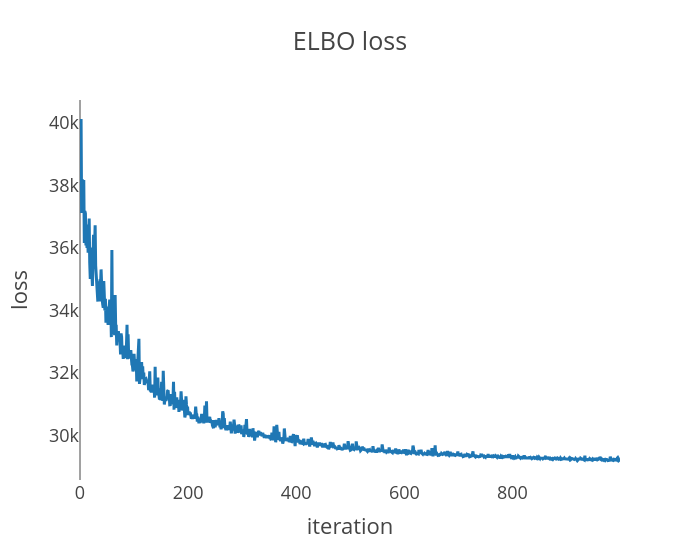
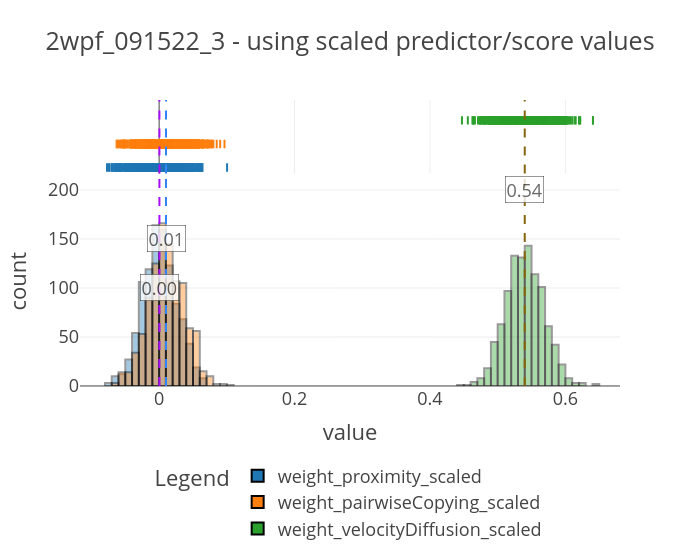
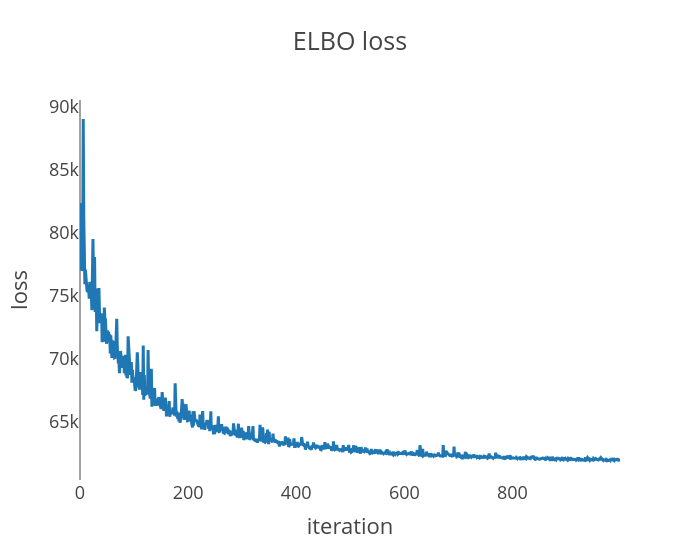
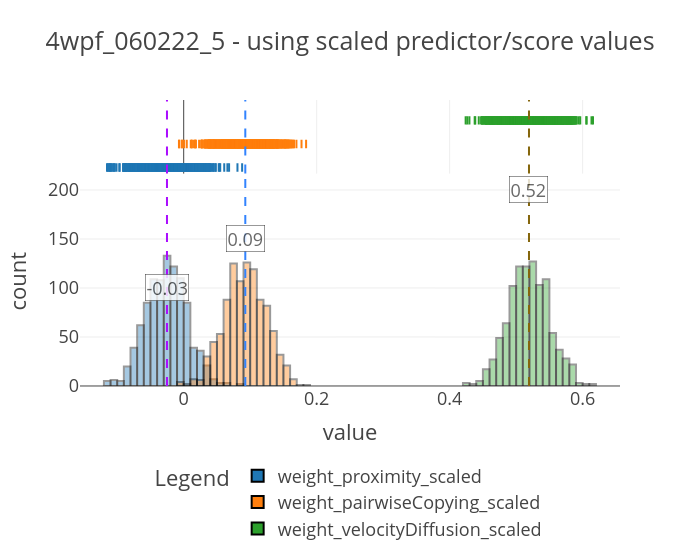

The notebook cell saved with these charts, in order:
### Code cell
for exp in exp_names:
    print("-"*50)
    print(f"Starting inference : {exp}")
    print("-"*50)
    predictors, score = get_tensors_for_inference(
        exp_wise_derivedDF[exp], predictor_names=predictor_names, score_names=score_names
    )
    plot_density(predictors, score, exp)
    
    model = FishModel(predictors, score)
    guide, samples = run_svi_and_get_samples(
        model, predictors, score, verbose=True, num_samples=1000, num_svi_iters=1000
    )
    ft.plot_coefs(samples, f"{exp} - using scaled predictor/score values", nbins=100)

    evaluate_performance(
        model, guide, predictors, score, num_samples=100, sampling_fraction=0.5
    )

    #save samples to dict
    coefficients_scaled[exp] = samples

### Figure 1 — Plotly figure (JSON) as saved in the notebook; plotly's stock layout.template omitted (floating-point values rounded to 4 significant figures; data arrays with more than 128 entries replaced by an {"elided": "..."} marker saying what was removed)
{"data": [{"hovertemplate": "x=%{x}<br>y=%{y}<extra></extra>", "legendgroup": "", "line": {"color": "#1F77B4", "dash": "solid"}, "marker": {"symbol": "circle"}, "mode": "lines", "name": "", "orientation": "v", "showlegend": false, "type": "scatter", "x": {"elided": "1000 int values"}, "xaxis": "x", "y": {"elided": "1000 float values"}, "yaxis": "y"}], "layout": {"legend": {"tracegroupgap": 0}, "title": {"text": "ELBO loss"}, "width": 700, "xaxis": {"anchor": "y", "domain": [0, 1], "showgrid": false, "title": {"text": "iteration"}}, "yaxis": {"anchor": "x", "domain": [0, 1], "showgrid": false, "title": {"text": "loss"}}}}

### Figure 2 — Plotly figure (JSON) as saved in the notebook; plotly's stock layout.template omitted (floating-point values rounded to 4 significant figures; data arrays with more than 128 entries replaced by an {"elided": "..."} marker saying what was removed)
{"data": [{"alignmentgroup": "True", "bingroup": "x", "hovertemplate": "coefficient=weight_proximity_scaled<br>value=%{x}<br>count=%{y}<extra></extra>", "legendgroup": "weight_proximity_scaled", "marker": {"color": "#1F77B4", "line": {"color": "Black", "width": 2}, "opacity": 0.4, "pattern": {"shape": ""}}, "name": "weight_proximity_scaled", "nbinsx": 100, "offsetgroup": "weight_proximity_scaled", "orientation": "v", "showlegend": true, "type": "histogram", "x": {"elided": "1000 float values"}, "xaxis": "x", "yaxis": "y"}, {"alignmentgroup": "True", "boxpoints": "all", "fillcolor": "rgba(255,255,255,0)", "hoveron": "points", "hovertemplate": "coefficient=weight_proximity_scaled<br>value=%{x}<extra></extra>", "jitter": 0, "legendgroup": "weight_proximity_scaled", "line": {"color": "rgba(255,255,255,0)"}, "marker": {"color": "#1F77B4", "line": {"color": "Black", "width": 2}, "symbol": "line-ns-open"}, "name": "weight_proximity_scaled", "offsetgroup": "weight_proximity_scaled", "showlegend": false, "type": "box", "x": {"elided": "1000 float values"}, "xaxis": "x2", "yaxis": "y2"}, {"alignmentgroup": "True", "bingroup": "x", "hovertemplate": "coefficient=weight_pairwiseCopying_scaled<br>value=%{x}<br>count=%{y}<extra></extra>", "legendgroup": "weight_pairwiseCopying_scaled", "marker": {"color": "#FF7F0E", "line": {"color": "Black", "width": 2}, "opacity": 0.4, "pattern": {"shape": ""}}, "name": "weight_pairwiseCopying_scaled", "nbinsx": 100, "offsetgroup": "weight_pairwiseCopying_scaled", "orientation": "v", "showlegend": true, "type": "histogram", "x": {"elided": "1000 float values"}, "xaxis": "x", "yaxis": "y"}, {"alignmentgroup": "True", "boxpoints": "all", "fillcolor": "rgba(255,255,255,0)", "hoveron": "points", "hovertemplate": "coefficient=weight_pairwiseCopying_scaled<br>value=%{x}<extra></extra>", "jitter": 0, "legendgroup": "weight_pairwiseCopying_scaled", "line": {"color": "rgba(255,255,255,0)"}, "marker": {"color": "#FF7F0E", "line": {"color": "Black", "width": 2}, "symbol": "line-ns-open"}, "name": "weight_pairwiseCopying_scaled", "offsetgroup": "weight_pairwiseCopying_scaled", "showlegend": false, "type": "box", "x": {"elided": "1000 float values"}, "xaxis": "x2", "yaxis": "y2"}, {"alignmentgroup": "True", "bingroup": "x", "hovertemplate": "coefficient=weight_velocityDiffusion_scaled<br>value=%{x}<br>count=%{y}<extra></extra>", "legendgroup": "weight_velocityDiffusion_scaled", "marker": {"color": "#2CA02C", "line": {"color": "Black", "width": 2}, "opacity": 0.4, "pattern": {"shape": ""}}, "name": "weight_velocityDiffusion_scaled", "nbinsx": 100, "offsetgroup": "weight_velocityDiffusion_scaled", "orientation": "v", "showlegend": true, "type": "histogram", "x": {"elided": "1000 float values"}, "xaxis": "x", "yaxis": "y"}, {"alignmentgroup": "True", "boxpoints": "all", "fillcolor": "rgba(255,255,255,0)", "hoveron": "points", "hovertemplate": "coefficient=weight_velocityDiffusion_scaled<br>value=%{x}<extra></extra>", "jitter": 0, "legendgroup": "weight_velocityDiffusion_scaled", "line": {"color": "rgba(255,255,255,0)"}, "marker": {"color": "#2CA02C", "line": {"color": "Black", "width": 2}, "symbol": "line-ns-open"}, "name": "weight_velocityDiffusion_scaled", "offsetgroup": "weight_velocityDiffusion_scaled", "showlegend": false, "type": "box", "x": {"elided": "1000 float values"}, "xaxis": "x2", "yaxis": "y2"}], "layout": {"annotations": [{"bgcolor": "white", "bordercolor": "black", "borderwidth": 0.5, "opacity": 0.8, "showarrow": false, "text": "0.00", "x": 0.0004006, "y": 100}, {"bgcolor": "white", "bordercolor": "black", "borderwidth": 0.5, "opacity": 0.8, "showarrow": false, "text": "0.01", "x": 0.01013, "y": 150}, {"bgcolor": "white", "bordercolor": "black", "borderwidth": 0.5, "opacity": 0.8, "showarrow": false, "text": "0.54", "x": 0.54, "y": 200}], "barmode": "overlay", "legend": {"orientation": "h", "title": {"text": "Legend"}, "tracegroupgap": 0, "x": 0.5, "xanchor": "center", "y": -0.25, "yanchor": "top"}, "shapes": [{"line": {"color": "#AA0DFE", "dash": "dash"}, "name": "Median (0.0004006222006864846)", "type": "line", "x0": 0.0004006, "x1": 0.0004006, "xref": "x", "y0": 0, "y1": 1, "yref": "y domain"}, {"line": {"color": "#AA0DFE", "dash": "dash"}, "name": "Median (0.0004006222006864846)", "type": "line", "x0": 0.0004006, "x1": 0.0004006, "xref": "x2", "y0": 0, "y1": 1, "yref": "y2 domain"}, {"line": {"color": "#3283FE", "dash": "dash"}, "name": "Median (0.010125979781150818)", "type": "line", "x0": 0.01013, "x1": 0.01013, "xref": "x", "y0": 0, "y1": 1, "yref": "y domain"}, {"line": {"color": "#3283FE", "dash": "dash"}, "name": "Median (0.010125979781150818)", "type": "line", "x0": 0.01013, "x1": 0.01013, "xref": "x2", "y0": 0, "y1": 1, "yref": "y2 domain"}, {"line": {"color": "#85660D", "dash": "dash"}, "name": "Median (0.5399684309959412)", "type": "line", "x0": 0.54, "x1": 0.54, "xref": "x", "y0": 0, "y1": 1, "yref": "y domain"}, {"line": {"color": "#85660D", "dash": "dash"}, "name": "Median (0.5399684309959412)", "type": "line", "x0": 0.54, "x1": 0.54, "xref": "x2", "y0": 0, "y1": 1, "yref": "y2 domain"}], "title": {"text": "2wpf_091522_3 - using scaled predictor/score values"}, "width": 700, "xaxis": {"anchor": "y", "domain": [0, 1], "title": {"text": "value"}}, "xaxis2": {"anchor": "y2", "domain": [0, 1], "matches": "x", "showgrid": true, "showticklabels": false}, "yaxis": {"anchor": "x", "domain": [0, 0.7326], "title": {"text": "count"}}, "yaxis2": {"anchor": "x2", "domain": [0.7426, 1], "matches": "y2", "showgrid": false, "showline": false, "showticklabels": false, "ticks": ""}}}

### Figure 3 — Plotly figure (JSON) as saved in the notebook; plotly's stock layout.template omitted (floating-point values rounded to 4 significant figures; data arrays with more than 128 entries replaced by an {"elided": "..."} marker saying what was removed)
{"data": [{"hovertemplate": "x=%{x}<br>y=%{y}<extra></extra>", "legendgroup": "", "line": {"color": "#1F77B4", "dash": "solid"}, "marker": {"symbol": "circle"}, "mode": "lines", "name": "", "orientation": "v", "showlegend": false, "type": "scatter", "x": {"elided": "1000 int values"}, "xaxis": "x", "y": {"elided": "1000 float values"}, "yaxis": "y"}], "layout": {"legend": {"tracegroupgap": 0}, "title": {"text": "ELBO loss"}, "width": 700, "xaxis": {"anchor": "y", "domain": [0, 1], "showgrid": false, "title": {"text": "iteration"}}, "yaxis": {"anchor": "x", "domain": [0, 1], "showgrid": false, "title": {"text": "loss"}}}}

### Figure 4 — Plotly figure (JSON) as saved in the notebook; plotly's stock layout.template omitted (floating-point values rounded to 4 significant figures; data arrays with more than 128 entries replaced by an {"elided": "..."} marker saying what was removed)
{"data": [{"alignmentgroup": "True", "bingroup": "x", "hovertemplate": "coefficient=weight_proximity_scaled<br>value=%{x}<br>count=%{y}<extra></extra>", "legendgroup": "weight_proximity_scaled", "marker": {"color": "#1F77B4", "line": {"color": "Black", "width": 2}, "opacity": 0.4, "pattern": {"shape": ""}}, "name": "weight_proximity_scaled", "nbinsx": 100, "offsetgroup": "weight_proximity_scaled", "orientation": "v", "showlegend": true, "type": "histogram", "x": {"elided": "1000 float values"}, "xaxis": "x", "yaxis": "y"}, {"alignmentgroup": "True", "boxpoints": "all", "fillcolor": "rgba(255,255,255,0)", "hoveron": "points", "hovertemplate": "coefficient=weight_proximity_scaled<br>value=%{x}<extra></extra>", "jitter": 0, "legendgroup": "weight_proximity_scaled", "line": {"color": "rgba(255,255,255,0)"}, "marker": {"color": "#1F77B4", "line": {"color": "Black", "width": 2}, "symbol": "line-ns-open"}, "name": "weight_proximity_scaled", "offsetgroup": "weight_proximity_scaled", "showlegend": false, "type": "box", "x": {"elided": "1000 float values"}, "xaxis": "x2", "yaxis": "y2"}, {"alignmentgroup": "True", "bingroup": "x", "hovertemplate": "coefficient=weight_pairwiseCopying_scaled<br>value=%{x}<br>count=%{y}<extra></extra>", "legendgroup": "weight_pairwiseCopying_scaled", "marker": {"color": "#FF7F0E", "line": {"color": "Black", "width": 2}, "opacity": 0.4, "pattern": {"shape": ""}}, "name": "weight_pairwiseCopying_scaled", "nbinsx": 100, "offsetgroup": "weight_pairwiseCopying_scaled", "orientation": "v", "showlegend": true, "type": "histogram", "x": {"elided": "1000 float values"}, "xaxis": "x", "yaxis": "y"}, {"alignmentgroup": "True", "boxpoints": "all", "fillcolor": "rgba(255,255,255,0)", "hoveron": "points", "hovertemplate": "coefficient=weight_pairwiseCopying_scaled<br>value=%{x}<extra></extra>", "jitter": 0, "legendgroup": "weight_pairwiseCopying_scaled", "line": {"color": "rgba(255,255,255,0)"}, "marker": {"color": "#FF7F0E", "line": {"color": "Black", "width": 2}, "symbol": "line-ns-open"}, "name": "weight_pairwiseCopying_scaled", "offsetgroup": "weight_pairwiseCopying_scaled", "showlegend": false, "type": "box", "x": {"elided": "1000 float values"}, "xaxis": "x2", "yaxis": "y2"}, {"alignmentgroup": "True", "bingroup": "x", "hovertemplate": "coefficient=weight_velocityDiffusion_scaled<br>value=%{x}<br>count=%{y}<extra></extra>", "legendgroup": "weight_velocityDiffusion_scaled", "marker": {"color": "#2CA02C", "line": {"color": "Black", "width": 2}, "opacity": 0.4, "pattern": {"shape": ""}}, "name": "weight_velocityDiffusion_scaled", "nbinsx": 100, "offsetgroup": "weight_velocityDiffusion_scaled", "orientation": "v", "showlegend": true, "type": "histogram", "x": {"elided": "1000 float values"}, "xaxis": "x", "yaxis": "y"}, {"alignmentgroup": "True", "boxpoints": "all", "fillcolor": "rgba(255,255,255,0)", "hoveron": "points", "hovertemplate": "coefficient=weight_velocityDiffusion_scaled<br>value=%{x}<extra></extra>", "jitter": 0, "legendgroup": "weight_velocityDiffusion_scaled", "line": {"color": "rgba(255,255,255,0)"}, "marker": {"color": "#2CA02C", "line": {"color": "Black", "width": 2}, "symbol": "line-ns-open"}, "name": "weight_velocityDiffusion_scaled", "offsetgroup": "weight_velocityDiffusion_scaled", "showlegend": false, "type": "box", "x": {"elided": "1000 float values"}, "xaxis": "x2", "yaxis": "y2"}], "layout": {"annotations": [{"bgcolor": "white", "bordercolor": "black", "borderwidth": 0.5, "opacity": 0.8, "showarrow": false, "text": "-0.03", "x": -0.02515, "y": 100}, {"bgcolor": "white", "bordercolor": "black", "borderwidth": 0.5, "opacity": 0.8, "showarrow": false, "text": "0.09", "x": 0.09264, "y": 150}, {"bgcolor": "white", "bordercolor": "black", "borderwidth": 0.5, "opacity": 0.8, "showarrow": false, "text": "0.52", "x": 0.5193, "y": 200}], "barmode": "overlay", "legend": {"orientation": "h", "title": {"text": "Legend"}, "tracegroupgap": 0, "x": 0.5, "xanchor": "center", "y": -0.25, "yanchor": "top"}, "shapes": [{"line": {"color": "#AA0DFE", "dash": "dash"}, "name": "Median (-0.025149483233690262)", "type": "line", "x0": -0.02515, "x1": -0.02515, "xref": "x", "y0": 0, "y1": 1, "yref": "y domain"}, {"line": {"color": "#AA0DFE", "dash": "dash"}, "name": "Median (-0.025149483233690262)", "type": "line", "x0": -0.02515, "x1": -0.02515, "xref": "x2", "y0": 0, "y1": 1, "yref": "y2 domain"}, {"line": {"color": "#3283FE", "dash": "dash"}, "name": "Median (0.0926397442817688)", "type": "line", "x0": 0.09264, "x1": 0.09264, "xref": "x", "y0": 0, "y1": 1, "yref": "y domain"}, {"line": {"color": "#3283FE", "dash": "dash"}, "name": "Median (0.0926397442817688)", "type": "line", "x0": 0.09264, "x1": 0.09264, "xref": "x2", "y0": 0, "y1": 1, "yref": "y2 domain"}, {"line": {"color": "#85660D", "dash": "dash"}, "name": "Median (0.5193129777908325)", "type": "line", "x0": 0.5193, "x1": 0.5193, "xref": "x", "y0": 0, "y1": 1, "yref": "y domain"}, {"line": {"color": "#85660D", "dash": "dash"}, "name": "Median (0.5193129777908325)", "type": "line", "x0": 0.5193, "x1": 0.5193, "xref": "x2", "y0": 0, "y1": 1, "yref": "y2 domain"}], "title": {"text": "4wpf_060222_5 - using scaled predictor/score values"}, "width": 700, "xaxis": {"anchor": "y", "domain": [0, 1], "title": {"text": "value"}}, "xaxis2": {"anchor": "y2", "domain": [0, 1], "matches": "x", "showgrid": true, "showticklabels": false}, "yaxis": {"anchor": "x", "domain": [0, 0.7326], "title": {"text": "count"}}, "yaxis2": {"anchor": "x2", "domain": [0.7426, 1], "matches": "y2", "showgrid": false, "showline": false, "showticklabels": false, "ticks": ""}}}
